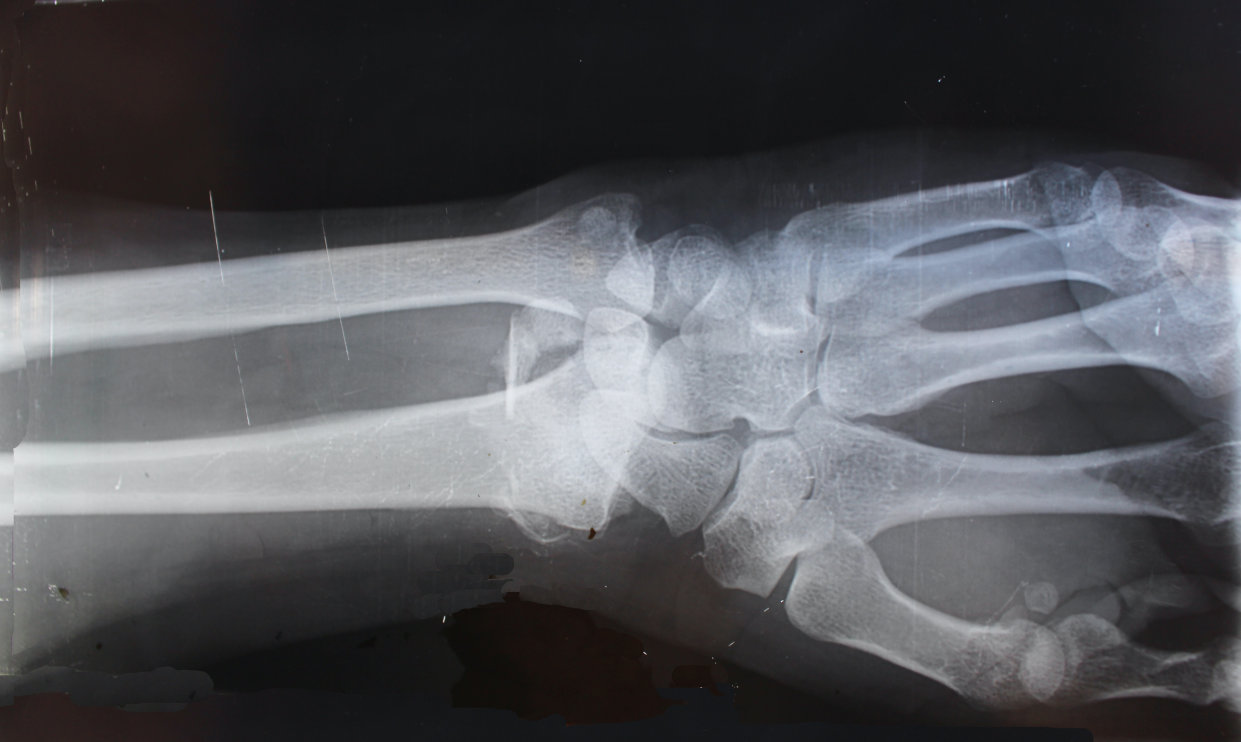
#> input picture data/cara-shelton-_GpJpHnyCSw-unsplash.jpg, 4963 x 2967 px (shown at 1/4 size)
$ jupyter execute image_operations.ipynb   (shell and % lines are left out)
#> lines starting #> are read from the running program, lines starting #| are printed output that depends on the picture; after the words box and inside, x2 and y2 are one past the last pixel; in counts of white or black regions, pixels touching at a corner belong together
[cell 1]
import numpy as np
import pandas as pd
import matplotlib.pyplot as plt

import skimage

from pathlib import Path

# Image Operations

[cell 2]
xray = skimage.io.imread('data/cara-shelton-_GpJpHnyCSw-unsplash.jpg')
#> xray is the input picture: shape (2967, 4963, 3); mean R, G, B 84.8, 85.8, 90
xray.shape
#> Out = (2967, 4963, 3)

[cell 3]
xray = skimage.transform.resize(xray, (300, 500))
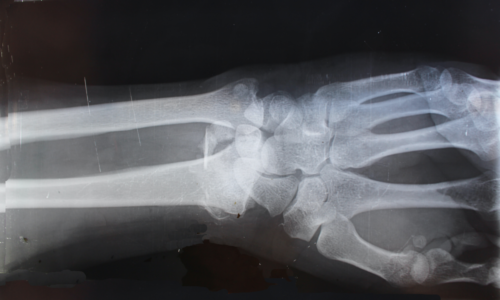
#> xray: shape (300, 500, 3) float64; mean R, G, B 0.332, 0.336, 0.353
plt.imshow(xray)
plt.show()

[cell 4]
# 3chanels -> 1 channel
xray = xray.mean(axis=2)
#> xray: shape (300, 500) float64
plt.imshow(xray, cmap='gray')
plt.show()

[cell 5]
xray.max(), xray.min()
#> Out = (0.913, 0.0457)

[cell 6]
# Thresholding
xray[xray > 0.5] = 1
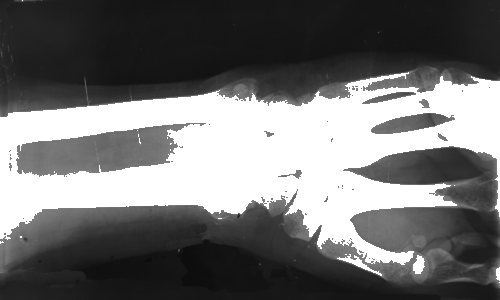
#> xray: shape (300, 500) float64; min 0.0457, max 1, mean 0.445
xray[xray <= 0.5] = 0
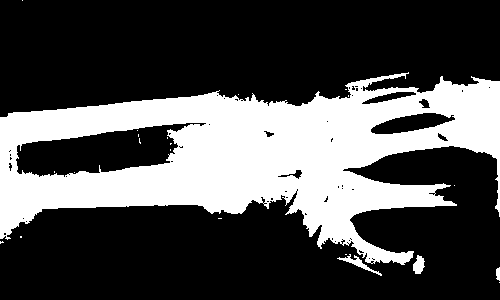
#> xray: shape (300, 500) float64; values 0 (black) and 1 (white), 30.8% white; 22 white regions (18 under 20 px), largest, box (x1, y1, x2, y2) and area: (0, 72, 500, 265) 45741, (337, 254, 382, 276) 196, (413, 255, 425, 274) 156, (496, 267, 500, 281) 46

[cell 7]
xray

[cell 8]
plt.imshow(xray, cmap='gray')
plt.title('Original')
plt.show()

plt.imshow(skimage.morphology.opening(xray), cmap='gray')
plt.title('Opening')
plt.show()
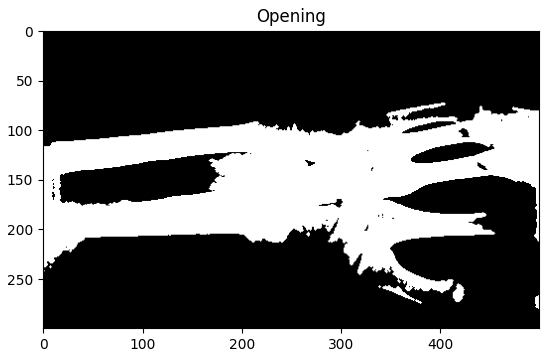
#> figure drawn by matplotlib, 1 panel

plt.imshow(skimage.morphology.closing(xray), cmap='gray')
plt.title('Closing')
plt.show()
